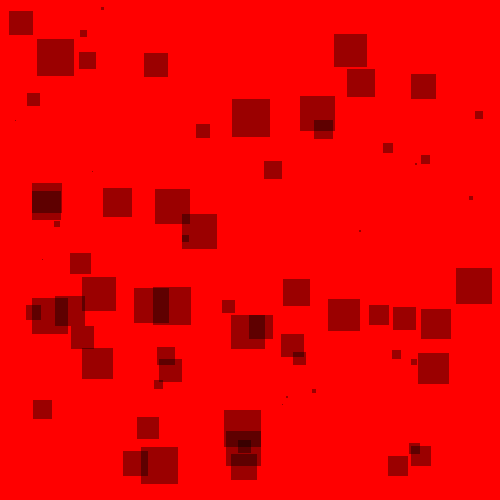
Frame 1 (no input)
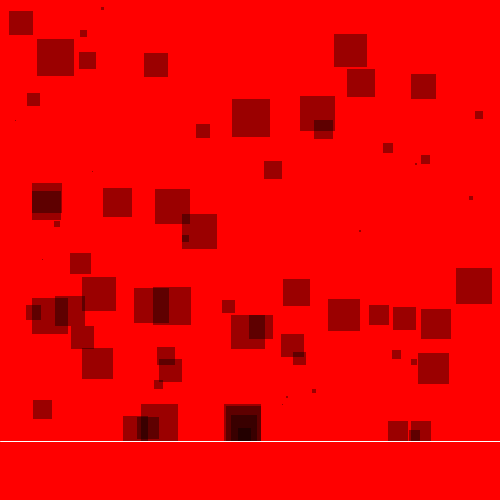
Frame 60 (the mouse pressed at the canvas centre just before this capture)
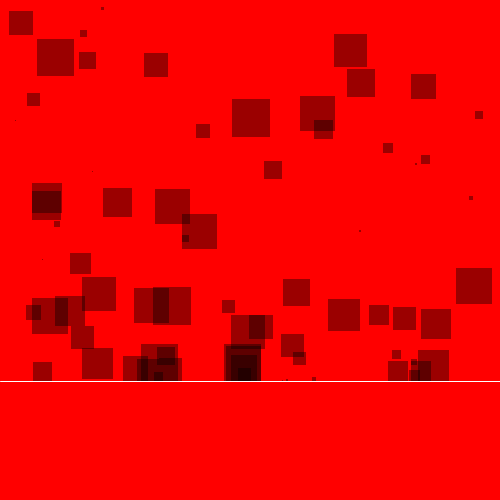
Frame 120 (the mouse held since frame 60 and released just before this capture)

The Processing sketch that drew these frames (run headless with seeded random() and noise(); from frame 60 on, the mouse is pressed at the canvas centre):

// Processing sketch: Assignment7_Q2
// ── Assignment7_Q2.pde
int squares = 75;
//Global Variables
int[] squaresX = new int[squares];
int[] squaresY = new int[squares];
int[] squaresSides = new int[squares];
boolean reset = false;
boolean lineUp = true;
int lineY = 0;

//Initial Values
void setup() {
  size(500,500);
  background(255,0,0);
  frameRate(30);
  fill(0,0,0,100);
      
  //Generates values for the squares
  for (int i = 0; i < squaresX.length; i++) {
    squaresSides[i] = int(random(0,40));
    squaresX[i] = int(random(0,width-squaresSides[i]));
    squaresY[i] = int(random(0,height-squaresSides[i]));
  }
  lineY = height;
}

void draw() {
  background(255,0,0);
  noStroke();
  
  //Resets the space when the animation ends
  if (reset == true) {
    for (int i = 0; i < squaresX.length; i++) {
      squaresSides[i] = int(random(0,40));
      squaresX[i] = int(random(0,width-squaresSides[i]));
      squaresY[i] = int(random(0,height-squaresSides[i]));
    }
    reset = false;
  }
  
  //Draws the squares on screen
  for (int i = 0; i < squaresX.length; i++) {
    
    //Makes the squares follow the line
    if (squaresY[i] + squaresSides[i] >= lineY && lineUp == true) {
      squaresY[i] = lineY - squaresSides[i];
    } else if (squaresY[i] <= lineY && lineUp == false) {
      squaresY[i] = lineY;
    }
    
    //Draws squares
    rect(squaresX[i],squaresY[i],squaresSides[i],squaresSides[i]);
  }
  
  //Draws the white line
  stroke(255);
  line(0,lineY,width,lineY);
  
  //Moves the line
  if (lineUp == true) {
    lineY--;
  } else if (lineUp == false) {
    lineY++;
  }
  
  //Checks if the line is at the top or bottom
  if (lineY < 0) {
    lineUp = false;
    reset = true;
  } else if (lineY > height) {
    lineUp = true;
    reset = true;
  }
  
}
